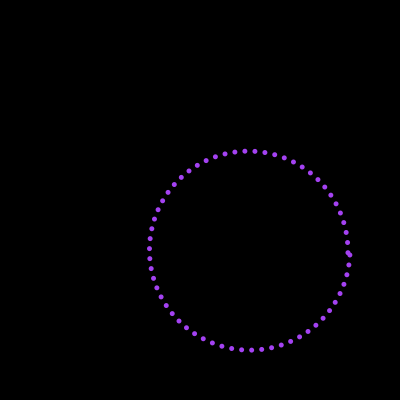
Frame 1 (no input)
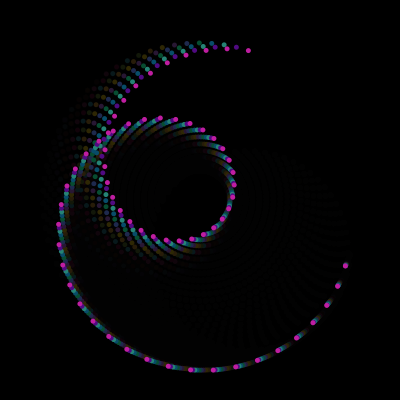
Frame 60 (the mouse pressed at the canvas centre just before this capture)
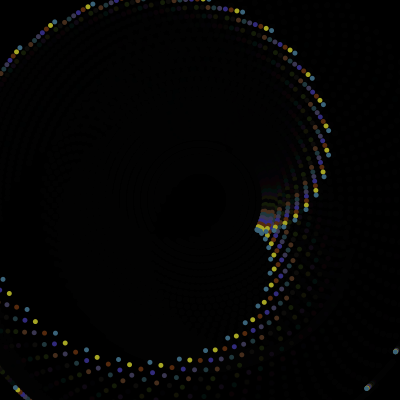
Frame 120 (the mouse held since frame 60 and released just before this capture)

The Processing sketch that drew these frames (run headless with seeded random() and noise(); from frame 60 on, the mouse is pressed at the canvas centre):

// Processing sketch: processing_64741
// ── processing_64741.pde

//-- 
float [] posX = new float [126];//guardo las posiciones de la circunsferencia
float [] posY = new float [126];
float angle = 0.0;
float speed = 0.05; 
float radius = 100.0; 
float angulo = 0.0;
//----------------------------
//----------------------------
void setup()
{
size(400, 400);
background(0);
smooth();
  noStroke();
//con este for lleno el array
for(int i = 0; i < posX.length; i++)
   {    
     angle += speed; 
     float sinval = sin(angle);
     float cosval = cos(angle);
     float x = 50 + (cosval * radius);
     float y = 50 + (sinval * radius);
    posX[i] = x; 
    posY[i] = y; 
   };
//------
}
//----------------------------
//----------------------------
void draw()
{
  fill(0, 50);
  rect(0, 0, width, height);
//-------------------------
//colores aleatoreos
fill(random(0, 255), random(0, 255), random(0, 255));
//posiciono en el centro 
translate(width/2, height/2); 
for(int a = 0; a < posX.length; a+=2)
     {
      angulo += 0.00002;   
      rotate(angulo);  
      //con el mouse se agranda o se achica un poco
      ellipse(posX[a] + mouseX/3, posY[a] + mouseY/3, 5, 5);
     };

//----------------------------
//----------------------------
}
